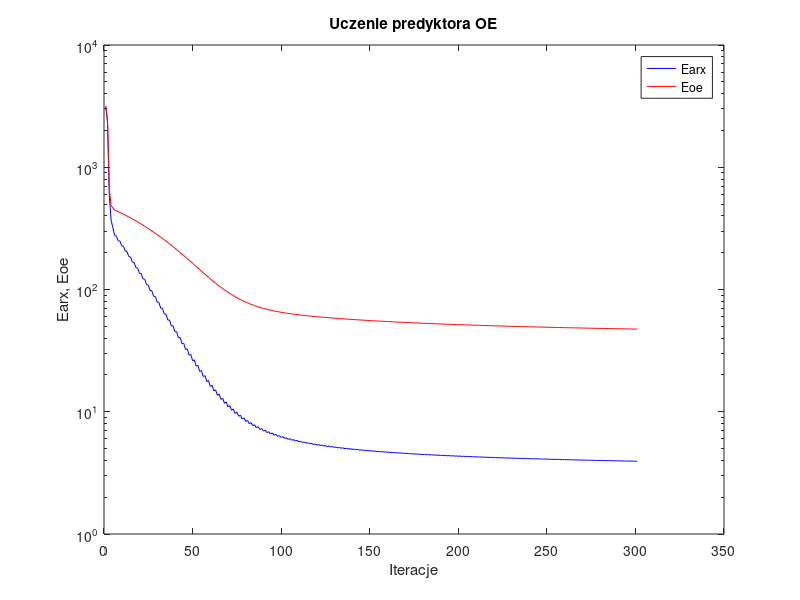
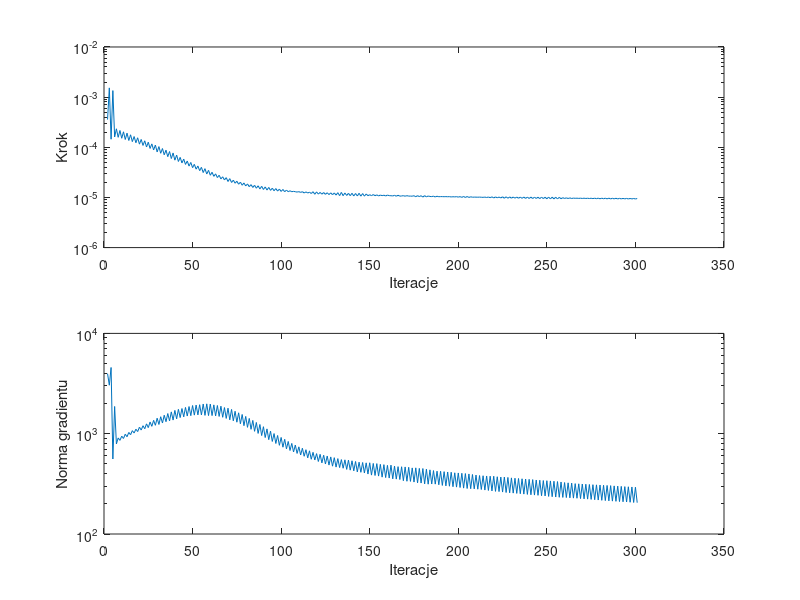

MATLAB code for these plots, in order:
%uczenie predyktora oe
clear all;
n=0; farx(n+1)=3.140405e+003; foe(n+1)=3.179670e+003; wspucz(n+1)=0.000000e+000; ng(n+1)=0.000000e+000;
n=1; farx(n+1)=2.326971e+003; foe(n+1)=2.395294e+003; krok(n+1)=3.569431e-004; ng(n+1)=3.972812e+003;
n=2; farx(n+1)=5.831732e+002; foe(n+1)=6.637591e+002; krok(n+1)=1.529718e-003; ng(n+1)=3.043972e+003;
n=3; farx(n+1)=3.699625e+002; foe(n+1)=4.861794e+002; krok(n+1)=1.448755e-004; ng(n+1)=4.570759e+003;
n=4; farx(n+1)=3.203983e+002; foe(n+1)=4.657862e+002; krok(n+1)=1.350546e-003; ng(n+1)=5.594063e+002;
n=5; farx(n+1)=2.767010e+002; foe(n+1)=4.464178e+002; krok(n+1)=1.605453e-004; ng(n+1)=1.868278e+003;
n=6; farx(n+1)=2.727944e+002; foe(n+1)=4.399430e+002; krok(n+1)=2.338071e-004; ng(n+1)=7.906914e+002;
n=7; farx(n+1)=2.509047e+002; foe(n+1)=4.332362e+002; krok(n+1)=1.581535e-004; ng(n+1)=9.072404e+002;
n=8; farx(n+1)=2.482287e+002; foe(n+1)=4.266734e+002; krok(n+1)=2.162775e-004; ng(n+1)=8.580259e+002;
n=9; farx(n+1)=2.275924e+002; foe(n+1)=4.198158e+002; krok(n+1)=1.513067e-004; ng(n+1)=9.447085e+002;
n=10; farx(n+1)=2.251553e+002; foe(n+1)=4.130998e+002; krok(n+1)=2.036368e-004; ng(n+1)=8.968144e+002;
n=11; farx(n+1)=2.060391e+002; foe(n+1)=4.060957e+002; krok(n+1)=1.430930e-004; ng(n+1)=9.877191e+002;
n=12; farx(n+1)=2.037567e+002; foe(n+1)=3.992442e+002; krok(n+1)=1.915864e-004; ng(n+1)=9.330857e+002;
n=13; farx(n+1)=1.860135e+002; foe(n+1)=3.921540e+002; krok(n+1)=1.366331e-004; ng(n+1)=1.028887e+003;
n=14; farx(n+1)=1.841190e+002; foe(n+1)=3.852640e+002; krok(n+1)=1.775310e-004; ng(n+1)=9.772365e+002;
n=15; farx(n+1)=1.677421e+002; foe(n+1)=3.781287e+002; krok(n+1)=1.297027e-004; ng(n+1)=1.072781e+003;
n=16; farx(n+1)=1.661198e+002; foe(n+1)=3.712115e+002; krok(n+1)=1.638382e-004; ng(n+1)=1.016381e+003;
n=17; farx(n+1)=1.511315e+002; foe(n+1)=3.640996e+002; krok(n+1)=1.231773e-004; ng(n+1)=1.108360e+003;
n=18; farx(n+1)=1.497208e+002; foe(n+1)=3.571659e+002; krok(n+1)=1.548038e-004; ng(n+1)=1.050365e+003;
n=19; farx(n+1)=1.358991e+002; foe(n+1)=3.500416e+002; krok(n+1)=1.155909e-004; ng(n+1)=1.160698e+003;
n=20; farx(n+1)=1.347419e+002; foe(n+1)=3.431394e+002; krok(n+1)=1.433605e-004; ng(n+1)=1.087341e+003;
n=21; farx(n+1)=1.221102e+002; foe(n+1)=3.360752e+002; krok(n+1)=1.089132e-004; ng(n+1)=1.200806e+003;
n=22; farx(n+1)=1.211540e+002; foe(n+1)=3.292108e+002; krok(n+1)=1.347782e-004; ng(n+1)=1.120118e+003;
n=23; farx(n+1)=1.095986e+002; foe(n+1)=3.221892e+002; krok(n+1)=1.013305e-004; ng(n+1)=1.253407e+003;
n=24; farx(n+1)=1.088000e+002; foe(n+1)=3.153722e+002; krok(n+1)=1.263309e-004; ng(n+1)=1.150038e+003;
n=25; farx(n+1)=9.822432e+001; foe(n+1)=3.084254e+002; krok(n+1)=9.476985e-005; ng(n+1)=1.308103e+003;
n=26; farx(n+1)=9.762250e+001; foe(n+1)=3.016933e+002; krok(n+1)=1.169035e-004; ng(n+1)=1.184483e+003;
n=27; farx(n+1)=8.801128e+001; foe(n+1)=2.948523e+002; krok(n+1)=8.836179e-005; ng(n+1)=1.358477e+003;
n=28; farx(n+1)=8.755256e+001; foe(n+1)=2.881948e+002; krok(n+1)=1.107642e-004; ng(n+1)=1.212836e+003;
n=29; farx(n+1)=7.879571e+001; foe(n+1)=2.814132e+002; krok(n+1)=8.083878e-005; ng(n+1)=1.427203e+003;
n=30; farx(n+1)=7.840555e+001; foe(n+1)=2.748220e+002; krok(n+1)=1.032442e-004; ng(n+1)=1.236085e+003;
n=31; farx(n+1)=7.041163e+001; foe(n+1)=2.681797e+002; krok(n+1)=7.598256e-005; ng(n+1)=1.476502e+003;
n=32; farx(n+1)=7.022451e+001; foe(n+1)=2.617395e+002; krok(n+1)=9.449902e-005; ng(n+1)=1.277900e+003;
n=33; farx(n+1)=6.294833e+001; foe(n+1)=2.552347e+002; krok(n+1)=7.085234e-005; ng(n+1)=1.528822e+003;
n=34; farx(n+1)=6.290412e+001; foe(n+1)=2.489329e+002; krok(n+1)=8.763006e-005; ng(n+1)=1.317056e+003;
n=35; farx(n+1)=5.631707e+001; foe(n+1)=2.425548e+002; krok(n+1)=6.503398e-005; ng(n+1)=1.588356e+003;
n=36; farx(n+1)=5.632626e+001; foe(n+1)=2.363624e+002; krok(n+1)=8.233132e-005; ng(n+1)=1.342675e+003;
n=37; farx(n+1)=5.036562e+001; foe(n+1)=2.301219e+002; krok(n+1)=5.962617e-005; ng(n+1)=1.650190e+003;
n=38; farx(n+1)=5.042307e+001; foe(n+1)=2.240553e+002; krok(n+1)=7.703001e-005; ng(n+1)=1.367250e+003;
n=39; farx(n+1)=4.499174e+001; foe(n+1)=2.179763e+002; krok(n+1)=5.538211e-005; ng(n+1)=1.707619e+003;
n=40; farx(n+1)=4.515284e+001; foe(n+1)=2.121085e+002; krok(n+1)=6.997574e-005; ng(n+1)=1.406151e+003;
n=41; farx(n+1)=4.022031e+001; foe(n+1)=2.062435e+002; krok(n+1)=5.210339e-005; ng(n+1)=1.750140e+003;
n=42; farx(n+1)=4.047716e+001; foe(n+1)=2.005987e+002; krok(n+1)=6.293327e-005; ng(n+1)=1.447978e+003;
n=43; farx(n+1)=3.604758e+001; foe(n+1)=1.949707e+002; krok(n+1)=4.878346e-005; ng(n+1)=1.781748e+003;
n=44; farx(n+1)=3.634071e+001; foe(n+1)=1.895239e+002; krok(n+1)=5.815705e-005; ng(n+1)=1.471624e+003;
n=45; farx(n+1)=3.232686e+001; foe(n+1)=1.841177e+002; krok(n+1)=4.554340e-005; ng(n+1)=1.827729e+003;
n=46; farx(n+1)=3.267033e+001; foe(n+1)=1.789033e+002; krok(n+1)=5.326388e-005; ng(n+1)=1.500028e+003;
n=47; farx(n+1)=2.906885e+001; foe(n+1)=1.737377e+002; krok(n+1)=4.220457e-005; ng(n+1)=1.865209e+003;
n=48; farx(n+1)=2.941951e+001; foe(n+1)=1.687430e+002; krok(n+1)=4.984478e-005; ng(n+1)=1.512424e+003;
n=49; farx(n+1)=2.615885e+001; foe(n+1)=1.638190e+002; krok(n+1)=3.923630e-005; ng(n+1)=1.909219e+003;
n=50; farx(n+1)=2.653283e+001; foe(n+1)=1.590835e+002; krok(n+1)=4.570049e-005; ng(n+1)=1.531882e+003;
n=51; farx(n+1)=2.360803e+001; foe(n+1)=1.544323e+002; krok(n+1)=3.666394e-005; ng(n+1)=1.929322e+003;
n=52; farx(n+1)=2.398508e+001; foe(n+1)=1.499575e+002; krok(n+1)=4.229784e-005; ng(n+1)=1.539556e+003;
n=53; farx(n+1)=2.136570e+001; foe(n+1)=1.455850e+002; krok(n+1)=3.418410e-005; ng(n+1)=1.945728e+003;
n=54; farx(n+1)=2.174663e+001; foe(n+1)=1.413791e+002; krok(n+1)=3.980988e-005; ng(n+1)=1.538992e+003;
n=55; farx(n+1)=1.940209e+001; foe(n+1)=1.372749e+002; krok(n+1)=3.136337e-005; ng(n+1)=1.976815e+003;
n=56; farx(n+1)=1.976056e+001; foe(n+1)=1.333343e+002; krok(n+1)=3.750283e-005; ng(n+1)=1.523231e+003;
n=57; farx(n+1)=1.765595e+001; foe(n+1)=1.295171e+002; krok(n+1)=2.932016e-005; ng(n+1)=1.984705e+003;
n=58; farx(n+1)=1.801072e+001; foe(n+1)=1.258696e+002; krok(n+1)=3.473178e-005; ng(n+1)=1.515867e+003;
n=59; farx(n+1)=1.612288e+001; foe(n+1)=1.223481e+002; krok(n+1)=2.769106e-005; ng(n+1)=1.974287e+003;
n=60; farx(n+1)=1.647071e+001; foe(n+1)=1.189981e+002; krok(n+1)=3.176034e-005; ng(n+1)=1.515647e+003;
n=61; farx(n+1)=1.479182e+001; foe(n+1)=1.157775e+002; krok(n+1)=2.635297e-005; ng(n+1)=1.937849e+003;
n=62; farx(n+1)=1.512853e+001; foe(n+1)=1.127131e+002; krok(n+1)=2.955758e-005; ng(n+1)=1.504150e+003;
n=63; farx(n+1)=1.363017e+001; foe(n+1)=1.097740e+002; krok(n+1)=2.490114e-005; ng(n+1)=1.910772e+003;
n=64; farx(n+1)=1.395370e+001; foe(n+1)=1.069861e+002; krok(n+1)=2.769106e-005; ng(n+1)=1.486372e+003;
n=65; farx(n+1)=1.262034e+001; foe(n+1)=1.043161e+002; krok(n+1)=2.342760e-005; ng(n+1)=1.880672e+003;
n=66; farx(n+1)=1.291743e+001; foe(n+1)=1.017900e+002; krok(n+1)=2.581106e-005; ng(n+1)=1.457477e+003;
n=67; farx(n+1)=1.174111e+001; foe(n+1)=9.938389e+001; krok(n+1)=2.230894e-005; ng(n+1)=1.822439e+003;
n=68; farx(n+1)=1.202061e+001; foe(n+1)=9.710420e+001; krok(n+1)=2.480406e-005; ng(n+1)=1.420056e+003;
n=69; farx(n+1)=1.097358e+001; foe(n+1)=9.493364e+001; krok(n+1)=2.078166e-005; ng(n+1)=1.796519e+003;
n=70; farx(n+1)=1.122811e+001; foe(n+1)=9.288373e+001; krok(n+1)=2.371798e-005; ng(n+1)=1.374016e+003;
n=71; farx(n+1)=1.028960e+001; foe(n+1)=9.093915e+001; krok(n+1)=1.990494e-005; ng(n+1)=1.746330e+003;
n=72; farx(n+1)=1.053064e+001; foe(n+1)=8.911316e+001; krok(n+1)=2.209045e-005; ng(n+1)=1.343986e+003;
n=73; farx(n+1)=9.698487e+000; foe(n+1)=8.738188e+001; krok(n+1)=1.920477e-005; ng(n+1)=1.674082e+003;
n=74; farx(n+1)=9.924031e+000; foe(n+1)=8.575602e+001; krok(n+1)=2.105761e-005; ng(n+1)=1.302265e+003;
n=75; farx(n+1)=9.182529e+000; foe(n+1)=8.421460e+001; krok(n+1)=1.835442e-005; ng(n+1)=1.615844e+003;
n=76; farx(n+1)=9.391724e+000; foe(n+1)=8.276981e+001; krok(n+1)=2.018691e-005; ng(n+1)=1.255656e+003;
n=77; farx(n+1)=8.732844e+000; foe(n+1)=8.140053e+001; krok(n+1)=1.751338e-005; ng(n+1)=1.555010e+003;
n=78; farx(n+1)=8.922743e+000; foe(n+1)=8.011739e+001; krok(n+1)=1.943349e-005; ng(n+1)=1.202163e+003;
n=79; farx(n+1)=8.333273e+000; foe(n+1)=7.890421e+001; krok(n+1)=1.696382e-005; ng(n+1)=1.487103e+003;
n=80; farx(n+1)=8.510957e+000; foe(n+1)=7.776892e+001; krok(n+1)=1.859953e-005; ng(n+1)=1.157093e+003;
n=81; farx(n+1)=7.984801e+000; foe(n+1)=7.669464e+001; krok(n+1)=1.637351e-005; ng(n+1)=1.420215e+003;
n=82; farx(n+1)=8.148740e+000; foe(n+1)=7.568901e+001; krok(n+1)=1.801245e-005; ng(n+1)=1.106014e+003;
n=83; farx(n+1)=7.677111e+000; foe(n+1)=7.473739e+001; krok(n+1)=1.581864e-005; ng(n+1)=1.356854e+003;
n=84; farx(n+1)=7.828937e+000; foe(n+1)=7.384665e+001; krok(n+1)=1.747813e-005; ng(n+1)=1.056218e+003;
n=85; farx(n+1)=7.405949e+000; foe(n+1)=7.300320e+001; krok(n+1)=1.528126e-005; ng(n+1)=1.294594e+003;
n=86; farx(n+1)=7.546096e+000; foe(n+1)=7.221298e+001; krok(n+1)=1.707914e-005; ng(n+1)=1.006380e+003;
n=87; farx(n+1)=7.165496e+000; foe(n+1)=7.146415e+001; krok(n+1)=1.476242e-005; ng(n+1)=1.235764e+003;
n=88; farx(n+1)=7.294225e+000; foe(n+1)=7.076187e+001; krok(n+1)=1.666809e-005; ng(n+1)=9.581074e+002;
n=89; farx(n+1)=6.949718e+000; foe(n+1)=7.009647e+001; krok(n+1)=1.442554e-005; ng(n+1)=1.174436e+003;
n=90; farx(n+1)=7.070401e+000; foe(n+1)=6.947205e+001; krok(n+1)=1.621284e-005; ng(n+1)=9.158897e+002;
n=91; farx(n+1)=6.758558e+000; foe(n+1)=6.887899e+001; krok(n+1)=1.404611e-005; ng(n+1)=1.116928e+003;
n=92; farx(n+1)=6.870110e+000; foe(n+1)=6.832132e+001; krok(n+1)=1.583652e-005; ng(n+1)=8.719971e+002;
n=93; farx(n+1)=6.585235e+000; foe(n+1)=6.779143e+001; krok(n+1)=1.384553e-005; ng(n+1)=1.059473e+003;
n=94; farx(n+1)=6.690269e+000; foe(n+1)=6.729273e+001; krok(n+1)=1.527639e-005; ng(n+1)=8.368643e+002;
n=95; farx(n+1)=6.431830e+000; foe(n+1)=6.681787e+001; krok(n+1)=1.361415e-005; ng(n+1)=1.002847e+003;
n=96; farx(n+1)=6.529618e+000; foe(n+1)=6.636893e+001; krok(n+1)=1.503498e-005; ng(n+1)=7.987140e+002;
n=97; farx(n+1)=6.291952e+000; foe(n+1)=6.594076e+001; krok(n+1)=1.338477e-005; ng(n+1)=9.598533e+002;
n=98; farx(n+1)=6.384362e+000; foe(n+1)=6.553539e+001; krok(n+1)=1.468165e-005; ng(n+1)=7.658785e+002;
n=99; farx(n+1)=6.165780e+000; foe(n+1)=6.514772e+001; krok(n+1)=1.317649e-005; ng(n+1)=9.175571e+002;
n=100; farx(n+1)=6.252980e+000; foe(n+1)=6.477966e+001; krok(n+1)=1.442554e-005; ng(n+1)=7.336509e+002;
n=101; farx(n+1)=6.050085e+000; foe(n+1)=6.442677e+001; krok(n+1)=1.302585e-005; ng(n+1)=8.793239e+002;
n=102; farx(n+1)=6.132548e+000; foe(n+1)=6.409119e+001; krok(n+1)=1.396978e-005; ng(n+1)=7.058309e+002;
n=103; farx(n+1)=5.944455e+000; foe(n+1)=6.376884e+001; krok(n+1)=1.302585e-005; ng(n+1)=8.368246e+002;
n=104; farx(n+1)=6.023065e+000; foe(n+1)=6.346119e+001; krok(n+1)=1.358646e-005; ng(n+1)=6.801722e+002;
n=105; farx(n+1)=5.847338e+000; foe(n+1)=6.316489e+001; krok(n+1)=1.302585e-005; ng(n+1)=8.002057e+002;
n=106; farx(n+1)=5.922872e+000; foe(n+1)=6.288130e+001; krok(n+1)=1.321254e-005; ng(n+1)=6.572992e+002;
n=107; farx(n+1)=5.758054e+000; foe(n+1)=6.260745e+001; krok(n+1)=1.302585e-005; ng(n+1)=7.706611e+002;
n=108; farx(n+1)=5.830170e+000; foe(n+1)=6.234455e+001; krok(n+1)=1.277945e-005; ng(n+1)=6.359804e+002;
n=109; farx(n+1)=5.676488e+000; foe(n+1)=6.209001e+001; krok(n+1)=1.304908e-005; ng(n+1)=7.396987e+002;
n=110; farx(n+1)=5.745505e+000; foe(n+1)=6.184507e+001; krok(n+1)=1.259797e-005; ng(n+1)=6.134738e+002;
n=111; farx(n+1)=5.599849e+000; foe(n+1)=6.160740e+001; krok(n+1)=1.302585e-005; ng(n+1)=7.165668e+002;
n=112; farx(n+1)=5.666666e+000; foe(n+1)=6.137799e+001; krok(n+1)=1.227270e-005; ng(n+1)=5.958834e+002;
n=113; farx(n+1)=5.530339e+000; foe(n+1)=6.115492e+001; krok(n+1)=1.290553e-005; ng(n+1)=6.925330e+002;
n=114; farx(n+1)=5.594160e+000; foe(n+1)=6.093933e+001; krok(n+1)=1.225575e-005; ng(n+1)=5.738553e+002;
n=115; farx(n+1)=5.464625e+000; foe(n+1)=6.072929e+001; krok(n+1)=1.274425e-005; ng(n+1)=6.750724e+002;
n=116; farx(n+1)=5.525537e+000; foe(n+1)=6.052577e+001; krok(n+1)=1.197415e-005; ng(n+1)=5.563834e+002;
n=117; farx(n+1)=5.401097e+000; foe(n+1)=6.032684e+001; krok(n+1)=1.302585e-005; ng(n+1)=6.520716e+002;
n=118; farx(n+1)=5.461561e+000; foe(n+1)=6.013340e+001; krok(n+1)=1.157184e-005; ng(n+1)=5.474128e+002;
n=119; farx(n+1)=5.344455e+000; foe(n+1)=5.994434e+001; krok(n+1)=1.290553e-005; ng(n+1)=6.328926e+002;
n=120; farx(n+1)=5.402617e+000; foe(n+1)=5.976071e+001; krok(n+1)=1.165470e-005; ng(n+1)=5.283734e+002;
n=121; farx(n+1)=5.291057e+000; foe(n+1)=5.958102e+001; krok(n+1)=1.259797e-005; ng(n+1)=6.228720e+002;
n=122; farx(n+1)=5.346740e+000; foe(n+1)=5.940603e+001; krok(n+1)=1.161523e-005; ng(n+1)=5.115017e+002;
n=123; farx(n+1)=5.240034e+000; foe(n+1)=5.923441e+001; krok(n+1)=1.251850e-005; ng(n+1)=6.100044e+002;
n=124; farx(n+1)=5.294281e+000; foe(n+1)=5.906701e+001; krok(n+1)=1.153689e-005; ng(n+1)=4.987047e+002;
n=125; farx(n+1)=5.191910e+000; foe(n+1)=5.890274e+001; krok(n+1)=1.240203e-005; ng(n+1)=5.991888e+002;
n=126; farx(n+1)=5.244430e+000; foe(n+1)=5.874221e+001; krok(n+1)=1.139931e-005; ng(n+1)=4.866682e+002;
n=127; farx(n+1)=5.146582e+000; foe(n+1)=5.858444e+001; krok(n+1)=1.234279e-005; ng(n+1)=5.868248e+002;
n=128; farx(n+1)=5.197445e+000; foe(n+1)=5.843022e+001; krok(n+1)=1.132635e-005; ng(n+1)=4.745386e+002;
n=129; farx(n+1)=5.103303e+000; foe(n+1)=5.827845e+001; krok(n+1)=1.229246e-005; ng(n+1)=5.767304e+002;
n=130; farx(n+1)=5.152602e+000; foe(n+1)=5.812993e+001; krok(n+1)=1.115447e-005; ng(n+1)=4.646329e+002;
n=131; farx(n+1)=5.061324e+000; foe(n+1)=5.798346e+001; krok(n+1)=1.245057e-005; ng(n+1)=5.645802e+002;
n=132; farx(n+1)=5.109788e+000; foe(n+1)=5.783988e+001; krok(n+1)=1.085468e-005; ng(n+1)=4.593317e+002;
n=133; farx(n+1)=5.021759e+000; foe(n+1)=5.769810e+001; krok(n+1)=1.259797e-005; ng(n+1)=5.519583e+002;
n=134; farx(n+1)=5.070052e+000; foe(n+1)=5.755918e+001; krok(n+1)=1.083629e-005; ng(n+1)=4.525332e+002;
n=135; farx(n+1)=4.985448e+000; foe(n+1)=5.742258e+001; krok(n+1)=1.225273e-005; ng(n+1)=5.488984e+002;
n=136; farx(n+1)=5.032198e+000; foe(n+1)=5.728853e+001; krok(n+1)=1.095376e-005; ng(n+1)=4.406497e+002;
n=137; farx(n+1)=4.949994e+000; foe(n+1)=5.715656e+001; krok(n+1)=1.209447e-005; ng(n+1)=5.453861e+002;
n=138; farx(n+1)=4.995553e+000; foe(n+1)=5.702669e+001; krok(n+1)=1.083629e-005; ng(n+1)=4.332618e+002;
n=139; farx(n+1)=4.916134e+000; foe(n+1)=5.689873e+001; krok(n+1)=1.209447e-005; ng(n+1)=5.370023e+002;
n=140; farx(n+1)=4.960495e+000; foe(n+1)=5.677278e+001; krok(n+1)=1.071362e-005; ng(n+1)=4.262516e+002;
n=141; farx(n+1)=4.884556e+000; foe(n+1)=5.664854e+001; krok(n+1)=1.197415e-005; ng(n+1)=5.284522e+002;
n=142; farx(n+1)=4.926976e+000; foe(n+1)=5.652658e+001; krok(n+1)=1.069939e-005; ng(n+1)=4.158730e+002;
n=143; farx(n+1)=4.852970e+000; foe(n+1)=5.640580e+001; krok(n+1)=1.209645e-005; ng(n+1)=5.200209e+002;
n=144; farx(n+1)=4.895317e+000; foe(n+1)=5.628711e+001; krok(n+1)=1.061240e-005; ng(n+1)=4.123170e+002;
n=145; farx(n+1)=4.823427e+000; foe(n+1)=5.616996e+001; krok(n+1)=1.195092e-005; ng(n+1)=5.163082e+002;
n=146; farx(n+1)=4.864935e+000; foe(n+1)=5.605463e+001; krok(n+1)=1.061240e-005; ng(n+1)=4.056006e+002;
n=147; farx(n+1)=4.795725e+000; foe(n+1)=5.594083e+001; krok(n+1)=1.171829e-005; ng(n+1)=5.120760e+002;
n=148; farx(n+1)=4.836353e+000; foe(n+1)=5.582892e+001; krok(n+1)=1.083629e-005; ng(n+1)=3.961611e+002;
n=149; farx(n+1)=4.769258e+000; foe(n+1)=5.571844e+001; krok(n+1)=1.133131e-005; ng(n+1)=5.130317e+002;
n=150; farx(n+1)=4.808044e+000; foe(n+1)=5.560965e+001; krok(n+1)=1.085468e-005; ng(n+1)=3.866470e+002;
n=151; farx(n+1)=4.742696e+000; foe(n+1)=5.550206e+001; krok(n+1)=1.141354e-005; ng(n+1)=5.051898e+002;
n=152; farx(n+1)=4.781392e+000; foe(n+1)=5.539608e+001; krok(n+1)=1.083629e-005; ng(n+1)=3.831385e+002;
n=153; farx(n+1)=4.717514e+000; foe(n+1)=5.529137e+001; krok(n+1)=1.126542e-005; ng(n+1)=5.032095e+002;
n=154; farx(n+1)=4.755119e+000; foe(n+1)=5.518812e+001; krok(n+1)=1.071362e-005; ng(n+1)=3.779711e+002;
n=155; farx(n+1)=4.694023e+000; foe(n+1)=5.508604e+001; krok(n+1)=1.115447e-005; ng(n+1)=4.949292e+002;
n=156; farx(n+1)=4.730275e+000; foe(n+1)=5.498549e+001; krok(n+1)=1.085468e-005; ng(n+1)=3.689676e+002;
n=157; farx(n+1)=4.670452e+000; foe(n+1)=5.488600e+001; krok(n+1)=1.109774e-005; ng(n+1)=4.914537e+002;
n=158; farx(n+1)=4.705888e+000; foe(n+1)=5.478796e+001; krok(n+1)=1.069939e-005; ng(n+1)=3.652570e+002;
n=159; farx(n+1)=4.647810e+000; foe(n+1)=5.469088e+001; krok(n+1)=1.115447e-005; ng(n+1)=4.835198e+002;
n=160; farx(n+1)=4.683317e+000; foe(n+1)=5.459524e+001; krok(n+1)=1.083629e-005; ng(n+1)=3.611782e+002;
n=161; farx(n+1)=4.626411e+000; foe(n+1)=5.450061e+001; krok(n+1)=1.083629e-005; ng(n+1)=4.856603e+002;
n=162; farx(n+1)=4.660281e+000; foe(n+1)=5.440731e+001; krok(n+1)=1.069939e-005; ng(n+1)=3.548130e+002;
n=163; farx(n+1)=4.605019e+000; foe(n+1)=5.431491e+001; krok(n+1)=1.104522e-005; ng(n+1)=4.746579e+002;
n=164; farx(n+1)=4.638542e+000; foe(n+1)=5.422381e+001; krok(n+1)=1.057446e-005; ng(n+1)=3.526326e+002;
n=165; farx(n+1)=4.584586e+000; foe(n+1)=5.413359e+001; krok(n+1)=1.104522e-005; ng(n+1)=4.693732e+002;
n=166; farx(n+1)=4.617903e+000; foe(n+1)=5.404463e+001; krok(n+1)=1.061240e-005; ng(n+1)=3.491833e+002;
n=167; farx(n+1)=4.565869e+000; foe(n+1)=5.395660e+001; krok(n+1)=1.069939e-005; ng(n+1)=4.682120e+002;
n=168; farx(n+1)=4.597871e+000; foe(n+1)=5.386972e+001; krok(n+1)=1.085468e-005; ng(n+1)=3.398548e+002;
n=169; farx(n+1)=4.546888e+000; foe(n+1)=5.378373e+001; krok(n+1)=1.057446e-005; ng(n+1)=4.663176e+002;
n=170; farx(n+1)=4.578304e+000; foe(n+1)=5.369884e+001; krok(n+1)=1.085468e-005; ng(n+1)=3.357454e+002;
n=171; farx(n+1)=4.528026e+000; foe(n+1)=5.361481e+001; krok(n+1)=1.061240e-005; ng(n+1)=4.625502e+002;
n=172; farx(n+1)=4.559097e+000; foe(n+1)=5.353189e+001; krok(n+1)=1.066004e-005; ng(n+1)=3.346178e+002;
n=173; farx(n+1)=4.510445e+000; foe(n+1)=5.344978e+001; krok(n+1)=1.057446e-005; ng(n+1)=4.559931e+002;
n=174; farx(n+1)=4.541116e+000; foe(n+1)=5.336872e+001; krok(n+1)=1.083629e-005; ng(n+1)=3.294086e+002;
n=175; farx(n+1)=4.493489e+000; foe(n+1)=5.328838e+001; krok(n+1)=1.031835e-005; ng(n+1)=4.565949e+002;
n=176; farx(n+1)=4.523105e+000; foe(n+1)=5.320907e+001; krok(n+1)=1.085468e-005; ng(n+1)=3.237060e+002;
n=177; farx(n+1)=4.476401e+000; foe(n+1)=5.313055e+001; krok(n+1)=1.038706e-005; ng(n+1)=4.508868e+002;
n=178; farx(n+1)=4.506009e+000; foe(n+1)=5.305304e+001; krok(n+1)=1.083629e-005; ng(n+1)=3.220600e+002;
n=179; farx(n+1)=4.460538e+000; foe(n+1)=5.297618e+001; krok(n+1)=1.017076e-005; ng(n+1)=4.494576e+002;
n=180; farx(n+1)=4.488946e+000; foe(n+1)=5.290027e+001; krok(n+1)=1.085468e-005; ng(n+1)=3.160841e+002;
n=181; farx(n+1)=4.444527e+000; foe(n+1)=5.282514e+001; krok(n+1)=1.023989e-005; ng(n+1)=4.429092e+002;
n=182; farx(n+1)=4.472357e+000; foe(n+1)=5.275092e+001; krok(n+1)=1.069939e-005; ng(n+1)=3.138319e+002;
n=183; farx(n+1)=4.428434e+000; foe(n+1)=5.267745e+001; krok(n+1)=1.046074e-005; ng(n+1)=4.361135e+002;
n=184; farx(n+1)=4.456209e+000; foe(n+1)=5.260488e+001; krok(n+1)=1.039083e-005; ng(n+1)=3.151633e+002;
n=185; farx(n+1)=4.413155e+000; foe(n+1)=5.253297e+001; krok(n+1)=1.061240e-005; ng(n+1)=4.289480e+002;
n=186; farx(n+1)=4.440610e+000; foe(n+1)=5.246192e+001; krok(n+1)=1.022121e-005; ng(n+1)=3.142906e+002;
n=187; farx(n+1)=4.398880e+000; foe(n+1)=5.239151e+001; krok(n+1)=1.057446e-005; ng(n+1)=4.230874e+002;
n=188; farx(n+1)=4.425838e+000; foe(n+1)=5.232197e+001; krok(n+1)=1.034200e-005; ng(n+1)=3.095956e+002;
n=189; farx(n+1)=4.384990e+000; foe(n+1)=5.225306e+001; krok(n+1)=1.039083e-005; ng(n+1)=4.220154e+002;
n=190; farx(n+1)=4.411260e+000; foe(n+1)=5.218497e+001; krok(n+1)=1.039083e-005; ng(n+1)=3.050114e+002;
n=191; farx(n+1)=4.371270e+000; foe(n+1)=5.211749e+001; krok(n+1)=1.033992e-005; ng(n+1)=4.185080e+002;
n=192; farx(n+1)=4.397080e+000; foe(n+1)=5.205081e+001; krok(n+1)=1.039083e-005; ng(n+1)=3.018465e+002;
n=193; farx(n+1)=4.357791e+000; foe(n+1)=5.198471e+001; krok(n+1)=1.031835e-005; ng(n+1)=4.151881e+002;
n=194; farx(n+1)=4.383347e+000; foe(n+1)=5.191939e+001; krok(n+1)=1.038706e-005; ng(n+1)=2.995494e+002;
n=195; farx(n+1)=4.344830e+000; foe(n+1)=5.185463e+001; krok(n+1)=1.022121e-005; ng(n+1)=4.128483e+002;
n=196; farx(n+1)=4.369724e+000; foe(n+1)=5.179063e+001; krok(n+1)=1.033992e-005; ng(n+1)=2.962158e+002;
n=197; farx(n+1)=4.332111e+000; foe(n+1)=5.172719e+001; krok(n+1)=1.023989e-005; ng(n+1)=4.075790e+002;
n=198; farx(n+1)=4.356752e+000; foe(n+1)=5.166446e+001; krok(n+1)=1.038706e-005; ng(n+1)=2.935048e+002;
n=199; farx(n+1)=4.319730e+000; foe(n+1)=5.160228e+001; krok(n+1)=1.013760e-005; ng(n+1)=4.061415e+002;
n=200; farx(n+1)=4.343964e+000; foe(n+1)=5.154080e+001; krok(n+1)=1.038706e-005; ng(n+1)=2.907094e+002;
n=201; farx(n+1)=4.307828e+000; foe(n+1)=5.147984e+001; krok(n+1)=1.003721e-005; ng(n+1)=4.030238e+002;
n=202; farx(n+1)=4.331536e+000; foe(n+1)=5.141954e+001; krok(n+1)=1.046329e-005; ng(n+1)=2.868442e+002;
n=203; farx(n+1)=4.296017e+000; foe(n+1)=5.135976e+001; krok(n+1)=9.975945e-006; ng(n+1)=4.005704e+002;
n=204; farx(n+1)=4.319318e+000; foe(n+1)=5.130064e+001; krok(n+1)=1.044207e-005; ng(n+1)=2.842728e+002;
n=205; farx(n+1)=4.284322e+000; foe(n+1)=5.124202e+001; krok(n+1)=9.999543e-006; ng(n+1)=3.970205e+002;
n=206; farx(n+1)=4.307280e+000; foe(n+1)=5.118406e+001; krok(n+1)=1.031835e-005; ng(n+1)=2.828417e+002;
n=207; farx(n+1)=4.272827e+000; foe(n+1)=5.112659e+001; krok(n+1)=1.009346e-005; ng(n+1)=3.920580e+002;
n=208; farx(n+1)=4.295501e+000; foe(n+1)=5.106976e+001; krok(n+1)=1.015968e-005; ng(n+1)=2.819696e+002;
n=209; farx(n+1)=4.261804e+000; foe(n+1)=5.101340e+001; krok(n+1)=1.013760e-005; ng(n+1)=3.867971e+002;
n=210; farx(n+1)=4.284081e+000; foe(n+1)=5.095765e+001; krok(n+1)=1.010485e-005; ng(n+1)=2.797709e+002;
n=211; farx(n+1)=4.250993e+000; foe(n+1)=5.090235e+001; krok(n+1)=1.015968e-005; ng(n+1)=3.827590e+002;
n=212; farx(n+1)=4.273053e+000; foe(n+1)=5.084765e+001; krok(n+1)=1.009346e-005; ng(n+1)=2.778771e+002;
n=213; farx(n+1)=4.240697e+000; foe(n+1)=5.079339e+001; krok(n+1)=1.003721e-005; ng(n+1)=3.808476e+002;
n=214; farx(n+1)=4.262266e+000; foe(n+1)=5.073970e+001; krok(n+1)=1.017076e-005; ng(n+1)=2.741743e+002;
n=215; farx(n+1)=4.230451e+000; foe(n+1)=5.068644e+001; krok(n+1)=9.975945e-006; ng(n+1)=3.788996e+002;
n=216; farx(n+1)=4.251728e+000; foe(n+1)=5.063374e+001; krok(n+1)=1.019428e-005; ng(n+1)=2.717224e+002;
n=217; farx(n+1)=4.220496e+000; foe(n+1)=5.058145e+001; krok(n+1)=9.888364e-006; ng(n+1)=3.771148e+002;
n=218; farx(n+1)=4.241522e+000; foe(n+1)=5.052970e+001; krok(n+1)=1.029142e-005; ng(n+1)=2.688310e+002;
n=219; farx(n+1)=4.210725e+000; foe(n+1)=5.047833e+001; krok(n+1)=9.766516e-006; ng(n+1)=3.768630e+002;
n=220; farx(n+1)=4.231227e+000; foe(n+1)=5.042751e+001; krok(n+1)=1.023989e-005; ng(n+1)=2.661539e+002;
n=221; farx(n+1)=4.200979e+000; foe(n+1)=5.037710e+001; krok(n+1)=9.836241e-006; ng(n+1)=3.722385e+002;
n=222; farx(n+1)=4.221292e+000; foe(n+1)=5.032720e+001; krok(n+1)=1.018462e-005; ng(n+1)=2.648094e+002;
n=223; farx(n+1)=4.191654e+000; foe(n+1)=5.027769e+001; krok(n+1)=9.772716e-006; ng(n+1)=3.696577e+002;
n=224; farx(n+1)=4.211729e+000; foe(n+1)=5.022866e+001; krok(n+1)=1.029142e-005; ng(n+1)=2.619511e+002;
n=225; farx(n+1)=4.182508e+000; foe(n+1)=5.017999e+001; krok(n+1)=9.640490e-006; ng(n+1)=3.695518e+002;
n=226; farx(n+1)=4.202151e+000; foe(n+1)=5.013180e+001; krok(n+1)=1.029831e-005; ng(n+1)=2.592239e+002;
n=227; farx(n+1)=4.173438e+000; foe(n+1)=5.008399e+001; krok(n+1)=9.635248e-006; ng(n+1)=3.664307e+002;
n=228; farx(n+1)=4.192723e+000; foe(n+1)=5.003665e+001; krok(n+1)=1.023989e-005; ng(n+1)=2.572724e+002;
n=229; farx(n+1)=4.164491e+000; foe(n+1)=4.998969e+001; krok(n+1)=9.671965e-006; ng(n+1)=3.626750e+002;
n=230; farx(n+1)=4.183540e+000; foe(n+1)=4.994318e+001; krok(n+1)=1.018440e-005; ng(n+1)=2.557443e+002;
n=231; farx(n+1)=4.155759e+000; foe(n+1)=4.989703e+001; krok(n+1)=9.671965e-006; ng(n+1)=3.597670e+002;
n=232; farx(n+1)=4.174596e+000; foe(n+1)=4.985133e+001; krok(n+1)=1.017255e-005; ng(n+1)=2.539964e+002;
n=233; farx(n+1)=4.147214e+000; foe(n+1)=4.980596e+001; krok(n+1)=9.640490e-006; ng(n+1)=3.577301e+002;
n=234; farx(n+1)=4.165792e+000; foe(n+1)=4.976103e+001; krok(n+1)=1.015216e-005; ng(n+1)=2.521561e+002;
n=235; farx(n+1)=4.138889e+000; foe(n+1)=4.971643e+001; krok(n+1)=9.602384e-006; ng(n+1)=3.552376e+002;
n=236; farx(n+1)=4.157187e+000; foe(n+1)=4.967225e+001; krok(n+1)=1.017255e-005; ng(n+1)=2.499576e+002;
n=237; farx(n+1)=4.130660e+000; foe(n+1)=4.962838e+001; krok(n+1)=9.572367e-006; ng(n+1)=3.532563e+002;
n=238; farx(n+1)=4.148713e+000; foe(n+1)=4.958494e+001; krok(n+1)=1.015216e-005; ng(n+1)=2.481853e+002;
n=239; farx(n+1)=4.122630e+000; foe(n+1)=4.954180e+001; krok(n+1)=9.538947e-006; ng(n+1)=3.508292e+002;
n=240; farx(n+1)=4.140409e+000; foe(n+1)=4.949907e+001; krok(n+1)=1.015968e-005; ng(n+1)=2.461192e+002;
n=241; farx(n+1)=4.114692e+000; foe(n+1)=4.945663e+001; krok(n+1)=9.520265e-006; ng(n+1)=3.486405e+002;
n=242; farx(n+1)=4.132184e+000; foe(n+1)=4.941460e+001; krok(n+1)=1.010485e-005; ng(n+1)=2.444475e+002;
n=243; farx(n+1)=4.106866e+000; foe(n+1)=4.937287e+001; krok(n+1)=9.549067e-006; ng(n+1)=3.453529e+002;
n=244; farx(n+1)=4.124216e+000; foe(n+1)=4.933153e+001; krok(n+1)=1.009346e-005; ng(n+1)=2.430219e+002;
n=245; farx(n+1)=4.099297e+000; foe(n+1)=4.929046e+001; krok(n+1)=9.479621e-006; ng(n+1)=3.437533e+002;
n=246; farx(n+1)=4.116329e+000; foe(n+1)=4.924976e+001; krok(n+1)=1.010485e-005; ng(n+1)=2.407864e+002;
n=247; farx(n+1)=4.091712e+000; foe(n+1)=4.920935e+001; krok(n+1)=9.497821e-006; ng(n+1)=3.412751e+002;
n=248; farx(n+1)=4.108661e+000; foe(n+1)=4.916932e+001; krok(n+1)=1.009346e-005; ng(n+1)=2.396119e+002;
n=249; farx(n+1)=4.084463e+000; foe(n+1)=4.912953e+001; krok(n+1)=9.392863e-006; ng(n+1)=3.400921e+002;
n=250; farx(n+1)=4.101072e+000; foe(n+1)=4.909009e+001; krok(n+1)=1.015216e-005; ng(n+1)=2.369937e+002;
n=251; farx(n+1)=4.077203e+000; foe(n+1)=4.905091e+001; krok(n+1)=9.365562e-006; ng(n+1)=3.381541e+002;
n=252; farx(n+1)=4.093591e+000; foe(n+1)=4.901208e+001; krok(n+1)=1.013760e-005; ng(n+1)=2.353276e+002;
n=253; farx(n+1)=4.070056e+000; foe(n+1)=4.897351e+001; krok(n+1)=9.351708e-006; ng(n+1)=3.359075e+002;
n=254; farx(n+1)=4.086209e+000; foe(n+1)=4.893529e+001; krok(n+1)=1.010485e-005; ng(n+1)=2.337359e+002;
n=255; farx(n+1)=4.063007e+000; foe(n+1)=4.889732e+001; krok(n+1)=9.359580e-006; ng(n+1)=3.332759e+002;
n=256; farx(n+1)=4.078908e+000; foe(n+1)=4.885968e+001; krok(n+1)=1.003721e-005; ng(n+1)=2.323157e+002;
n=257; farx(n+1)=4.055974e+000; foe(n+1)=4.882230e+001; krok(n+1)=9.433029e-006; ng(n+1)=3.299879e+002;
n=258; farx(n+1)=4.071674e+000; foe(n+1)=4.878526e+001; krok(n+1)=9.888364e-006; ng(n+1)=2.316499e+002;
n=259; farx(n+1)=4.049073e+000; foe(n+1)=4.874848e+001; krok(n+1)=9.531630e-006; ng(n+1)=3.258266e+002;
n=260; farx(n+1)=4.064680e+000; foe(n+1)=4.871200e+001; krok(n+1)=9.820196e-006; ng(n+1)=2.308834e+002;
n=261; farx(n+1)=4.042395e+000; foe(n+1)=4.867576e+001; krok(n+1)=9.515687e-006; ng(n+1)=3.236722e+002;
n=262; farx(n+1)=4.057799e+000; foe(n+1)=4.863983e+001; krok(n+1)=9.808732e-006; ng(n+1)=2.292960e+002;
n=263; farx(n+1)=4.035782e+000; foe(n+1)=4.860412e+001; krok(n+1)=9.515478e-006; ng(n+1)=3.215971e+002;
n=264; farx(n+1)=4.050921e+000; foe(n+1)=4.856871e+001; krok(n+1)=9.716744e-006; ng(n+1)=2.280126e+002;
n=265; farx(n+1)=4.029211e+000; foe(n+1)=4.853353e+001; krok(n+1)=9.602384e-006; ng(n+1)=3.178440e+002;
n=266; farx(n+1)=4.044278e+000; foe(n+1)=4.849864e+001; krok(n+1)=9.675237e-006; ng(n+1)=2.271976e+002;
n=267; farx(n+1)=4.022847e+000; foe(n+1)=4.846397e+001; krok(n+1)=9.564320e-006; ng(n+1)=3.165482e+002;
n=268; farx(n+1)=4.037716e+000; foe(n+1)=4.842958e+001; krok(n+1)=9.674871e-006; ng(n+1)=2.255597e+002;
n=269; farx(n+1)=4.016571e+000; foe(n+1)=4.839540e+001; krok(n+1)=9.538947e-006; ng(n+1)=3.149474e+002;
n=270; farx(n+1)=4.031254e+000; foe(n+1)=4.836149e+001; krok(n+1)=9.674871e-006; ng(n+1)=2.239831e+002;
n=271; farx(n+1)=4.010348e+000; foe(n+1)=4.832779e+001; krok(n+1)=9.530562e-006; ng(n+1)=3.134206e+002;
n=272; farx(n+1)=4.024870e+000; foe(n+1)=4.829436e+001; krok(n+1)=9.645404e-006; ng(n+1)=2.227786e+002;
n=273; farx(n+1)=4.004247e+000; foe(n+1)=4.826113e+001; krok(n+1)=9.515687e-006; ng(n+1)=3.116073e+002;
n=274; farx(n+1)=4.018595e+000; foe(n+1)=4.822817e+001; krok(n+1)=9.645404e-006; ng(n+1)=2.213114e+002;
n=275; farx(n+1)=3.998252e+000; foe(n+1)=4.819540e+001; krok(n+1)=9.479621e-006; ng(n+1)=3.101572e+002;
n=276; farx(n+1)=4.012426e+000; foe(n+1)=4.816288e+001; krok(n+1)=9.667524e-006; ng(n+1)=2.196854e+002;
n=277; farx(n+1)=3.992334e+000; foe(n+1)=4.813056e+001; krok(n+1)=9.434846e-006; ng(n+1)=3.090557e+002;
n=278; farx(n+1)=4.006334e+000; foe(n+1)=4.809848e+001; krok(n+1)=9.682309e-006; ng(n+1)=2.181156e+002;
n=279; farx(n+1)=3.986477e+000; foe(n+1)=4.806659e+001; krok(n+1)=9.405221e-006; ng(n+1)=3.078086e+002;
n=280; farx(n+1)=4.000305e+000; foe(n+1)=4.803494e+001; krok(n+1)=9.674871e-006; ng(n+1)=2.167330e+002;
n=281; farx(n+1)=3.980696e+000; foe(n+1)=4.800348e+001; krok(n+1)=9.388408e-006; ng(n+1)=3.062238e+002;
n=282; farx(n+1)=3.994369e+000; foe(n+1)=4.797225e+001; krok(n+1)=9.674871e-006; ng(n+1)=2.153818e+002;
n=283; farx(n+1)=3.974987e+000; foe(n+1)=4.794120e+001; krok(n+1)=9.365562e-006; ng(n+1)=3.048848e+002;
n=284; farx(n+1)=3.988513e+000; foe(n+1)=4.791038e+001; krok(n+1)=9.675237e-006; ng(n+1)=2.140713e+002;
n=285; farx(n+1)=3.969353e+000; foe(n+1)=4.787973e+001; krok(n+1)=9.340678e-006; ng(n+1)=3.036068e+002;
n=286; farx(n+1)=3.982704e+000; foe(n+1)=4.784932e+001; krok(n+1)=9.657027e-006; ng(n+1)=2.127636e+002;
n=287; farx(n+1)=3.963756e+000; foe(n+1)=4.781907e+001; krok(n+1)=9.351708e-006; ng(n+1)=3.018001e+002;
n=288; farx(n+1)=3.976983e+000; foe(n+1)=4.778904e+001; krok(n+1)=9.628751e-006; ng(n+1)=2.117781e+002;
n=289; farx(n+1)=3.958257e+000; foe(n+1)=4.775918e+001; krok(n+1)=9.340678e-006; ng(n+1)=3.002469e+002;
n=290; farx(n+1)=3.971313e+000; foe(n+1)=4.772954e+001; krok(n+1)=9.602384e-006; ng(n+1)=2.105547e+002;
n=291; farx(n+1)=3.952794e+000; foe(n+1)=4.770006e+001; krok(n+1)=9.359580e-006; ng(n+1)=2.983838e+002;
n=292; farx(n+1)=3.965723e+000; foe(n+1)=4.767079e+001; krok(n+1)=9.564320e-006; ng(n+1)=2.096388e+002;
n=293; farx(n+1)=3.947426e+000; foe(n+1)=4.764168e+001; krok(n+1)=9.357347e-006; ng(n+1)=2.967329e+002;
n=294; farx(n+1)=3.960232e+000; foe(n+1)=4.761278e+001; krok(n+1)=9.564320e-006; ng(n+1)=2.084628e+002;
n=295; farx(n+1)=3.942129e+000; foe(n+1)=4.758403e+001; krok(n+1)=9.331364e-006; ng(n+1)=2.956664e+002;
n=296; farx(n+1)=3.954787e+000; foe(n+1)=4.755548e+001; krok(n+1)=9.554760e-006; ng(n+1)=2.072382e+002;
n=297; farx(n+1)=3.936876e+000; foe(n+1)=4.752708e+001; krok(n+1)=9.328187e-006; ng(n+1)=2.942519e+002;
n=298; farx(n+1)=3.949401e+000; foe(n+1)=4.749888e+001; krok(n+1)=9.531630e-006; ng(n+1)=2.062112e+002;
n=299; farx(n+1)=3.931683e+000; foe(n+1)=4.747082e+001; krok(n+1)=9.328187e-006; ng(n+1)=2.927594e+002;
n=300; farx(n+1)=3.944071e+000; foe(n+1)=4.744296e+001; krok(n+1)=9.504706e-006; ng(n+1)=2.051935e+002;

figure; semilogy(farx,'b'); hold on; semilogy(foe,'r'); xlabel('Iteracje'); ylabel('Earx, Eoe'); legend('Earx','Eoe'); title('Uczenie predyktora OE');
figure; subplot(2,1,1); semilogy(krok); xlabel('Iteracje'); ylabel('Krok');
subplot(2,1,2); semilogy(ng); xlabel('Iteracje'); ylabel('Norma gradientu');
Earx=farx(n+1)
Eoe=foe(n+1)
